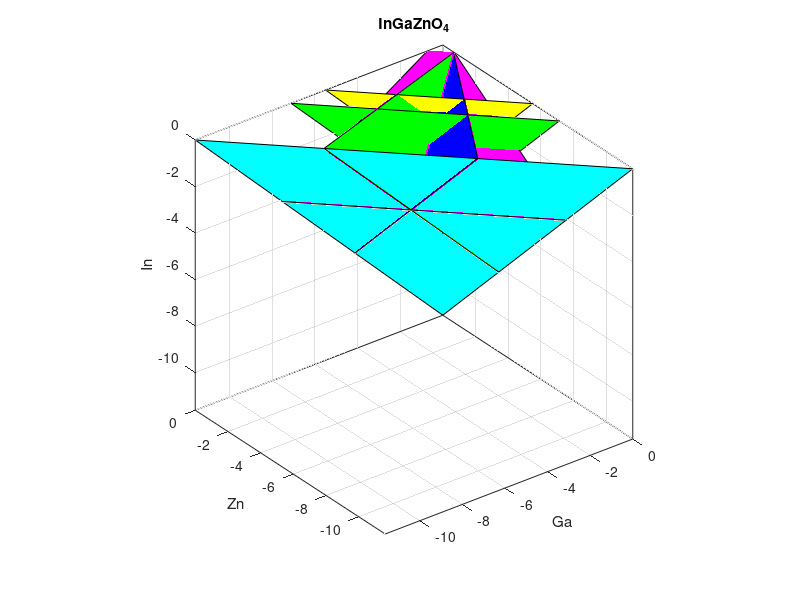

Write MATLAB code to recreate this figure. (Note: this script raises an error after producing the figure.)
clear;
title('InGaZnO_4')
%ONLY r0, r1, r2, r3 needs to be inputted
%DH(RAMO$, ex: InGaZnO4)
r0=-11.62;
%DH(R2O3, ex: In2O3)
r1=-8.17;
%DH(A2O3, ex: Ga2O3)
r2=-8.23;
%DH(MO, ex:ZnO)
r3=-3.42;

o1=-1.123;
o2=-1.529;

pres1=4*(r0/4-o1)
pres2=4*(r0/4-o2)


%Calculating the deltaMU of Binaries:
mu1=r1/2;
mu2=r2/2;
mu3=r3;
%Calculating the Projecting points on the 3d Surface:
p1=r0-mu1;
p2=r0-mu2;
p3=r0-mu3;
%Calculating the cross points: 
%THIS equation changes for different K and N, EX: InGaZn'K'O'N'
c1=(4*r1-3*r0)/5
c2=(4*r2-3*r0)/5
c3=(4*r3-r0)/3


%R2O3 Plane
x = [0 p1 0];
y = [p1 0 0];
z = [mu1 mu1 c1];

%MO plane
x2 = [p3 0 0];
y2 = [mu3 mu3 c3];
z2 = [0 p3 0];

%A2O3 Plane
x3 = [mu2 mu2 c2];
y3 = [p2 0 0];
z3 = [0 p2 0];

%k=n planes
% x22 = [p22 0 0];
% y22 = [r22 r22 c22];
% z22 = [0 p22 0];
% 
% x33 = [p33 0 0];
% y33 = [r33 r33 c33];
% z33 = [0 p33 0];
% 
% x44 = [p44 0 0];
% y44 = [r44 r44 c44];
% z44 = [0 p44 0];
% 
% 
% %ZnGa2O4 Plane
% x55 = [r55 r55 c55];
% y55 = [p55 0 0];
% z55 = [0 p55 0];

% x3 = [mu2 mu2 0];
% y3 = [p2 0 c2];
% z3 = [0 p2 0];
%111 Plane
x4 = [0 0 r0];
y4 = [0 r0 0];
z4 = [r0 0 0];

x5 = [0 0 pres1];
y5 = [0 pres1 0];
z5 = [pres1 0 0];

x6 = [0 0 pres2];
y6 = [0 pres2 0];
z6 = [pres2 0 0];


%Base Points
A1=[0 p1 mu1];
A2=[p1 0 mu1];

B1=[p3 mu3 0];
B2=[0 mu3 p3];

C11=[mu2 p2 0];
C22=[mu2 0 p2];
 
  %Finding the base triangle
%   base1 = [A2(:) - A1(:),-(B2(:)-B1(:))]\(B1(:) - A1(:))
%   ans1=A1 + (A2 - A1)*base1(1)
%   base2 = [A2(:) - A1(:),-(C22(:)-C11(:))]\(C11(:) - A1(:))
%   ans2=C11 + (C22 - C11)*base2(1)
%   base3 = [B2(:) - B1(:),-(C22(:)-C11(:))]\(C11(:) - B1(:))
%   ans3=B1 + (B2 - B1)*base3(1)
% % top1 = [-.8 0 0];
% top2 = [0 -.8 0];
% top3 = [0 -.8 0];

%PLOTTING
view(147,37);
axis equal
axis([r0  0, r0 0, r0 0])
%Some extra junk
hold on;  % Very important that this is to be kept ON

R2O3=fill3(x,y,z, 'm');
 MO=fill3(x2,y2,z2, 'g');
A2O3=fill3(x3,y3,z3, 'b');

Base=fill3(x4,y4,z4,'c');

Orich=fill3(x5,y5,z5,'g');
Opoor=fill3(x6,y6,z6,'y');
%plots the other phases
% K2=fill3(x22,y22,z22, 'g');
% K3=fill3(x33,y33,z33, 'g');
% K4=fill3(x44,y44,z44, 'g');
% M2=fill3(x55,y55,z55, 'b');


% cc=fill3([-8.2,-4.1,-4.1],[-1.7,-5.79,-1.7],[-4.08,-4.1,-8.18],'c');
% bottom=fill3([ans1(1),ans2(1),ans3(1)],[ans1(2),ans2(2),ans3(2)],[ans1(3),ans2(3),ans3(3)],'r')
% % 
%  side1=fill3([top1(1),ans2(1),ans3(1)],[top1(2),ans2(2),ans3(2)],[top1(3),ans2(3),ans3(3)],'r')
%    side2=fill3([ans1(1),top2(3),ans3(1)],[ans1(2),top2(3),ans3(2)],[ans1(3),top2(3),ans3(3)],'r')
%    side3=fill3([ans1(1),ans2(1),top3(1)],[ans1(2),ans2(2),top3(2)],[ans1(3),ans2(3),top3(3)],'r')


 
xlabel('Ga')
ylabel('Zn')
zlabel('In')
grid on
box on 
alpha(Base,0.1)  % Controls the transparency of the 111 plane
% alpha(A2O3,0.3)
% alpha(R2O3,0.3)
% alpha(MO,0.3)

% alpha(A2O3,0.3)
alpha(Orich,0.5)
alpha(Opoor,0.5)

% alpha(K2,0.2) 
% alpha(K3,0.4) 
% alpha(K4,0.6) 
% alpha(M2,0.3) 
